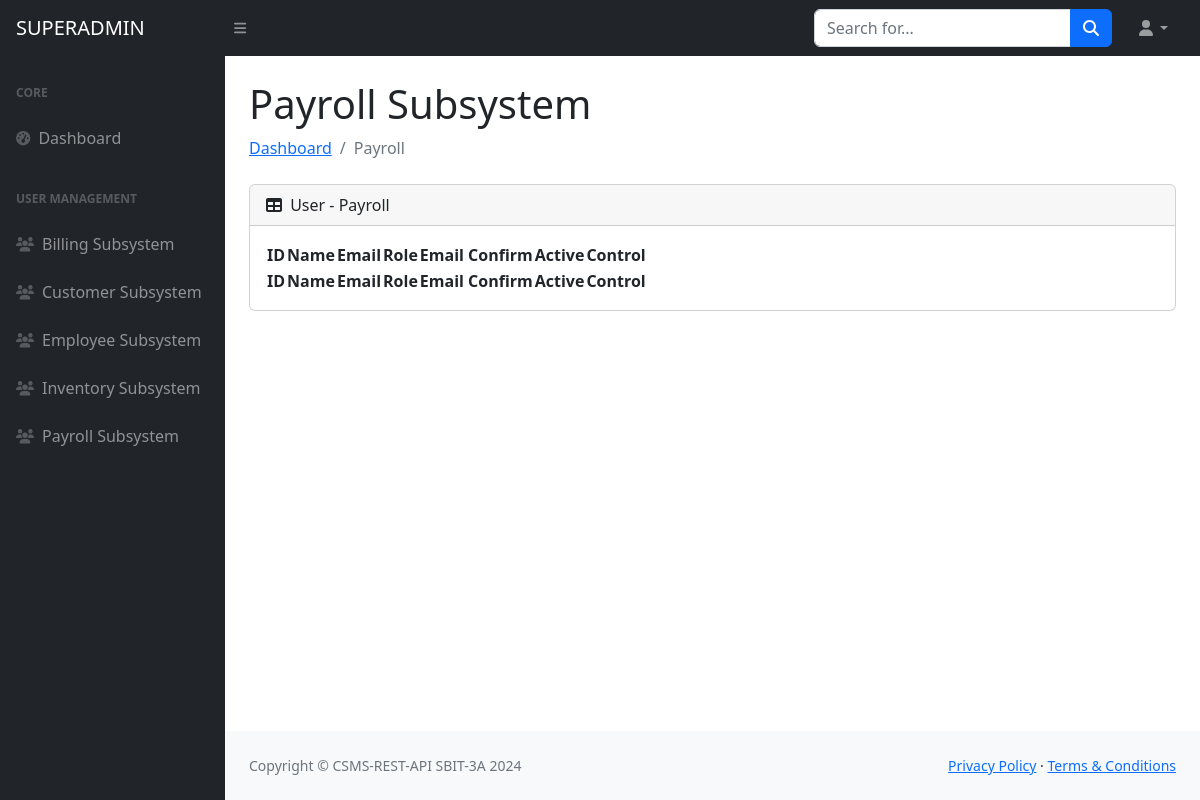
/superadmin/payroll, run on an earlier commit of the app's database.
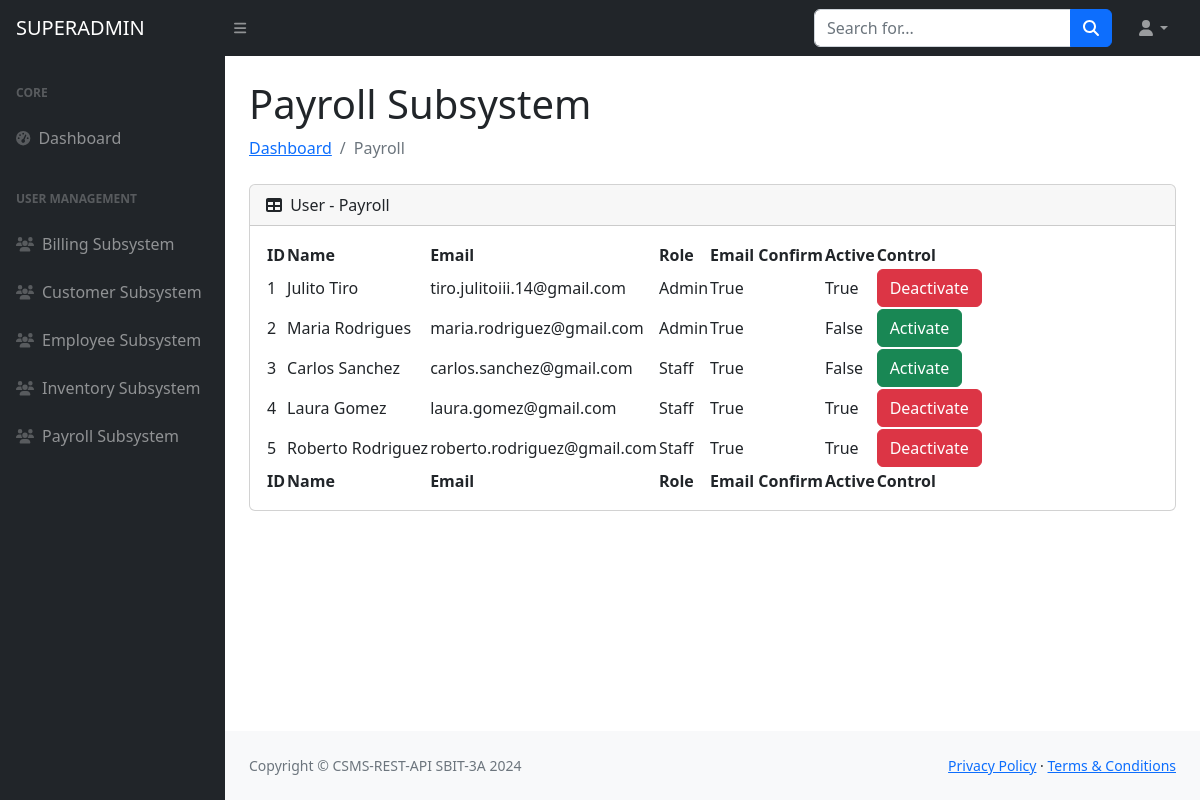
And on a later commit of the database.
### models/ccsms_models.py (models this page shows)
class PayrollAdminLogin(db.Model):
    __tablename__ = "billing_admin_login_tbl"
    login_id = db.Column(db.Integer, primary_key=True)
    name = db.Column(db.String(50), nullable=True)
    email = db.Column(db.String(100), unique=True, nullable=False)
    password = db.Column(db.String(200), nullable=False)
    role = db.Column(db.String(50), nullable=False)
    is_active = db.Column(db.Boolean, default=False)
    email_confirm = db.Column(db.Boolean, default=False)

### routes/superadmin_routes.py (the view)
@superadmin_api.get("/superadmin/payroll")
def payroll_superadmin():
    payroll_admin_logins = PayrollAdminLogin.query.all()
    result = [
        {
            "login_id": entry.login_id,
            "name": entry.name,
            "email": entry.email,
            "role": entry.role,
            "is_active": entry.is_active,
            "email_confirm": entry.email_confirm
        }
        for entry in payroll_admin_logins
    ]
    return render_template("payroll_tables.html", result=result)

### templates/payroll_tables.html (shortened to what this page needs)
{% from "bootstrap5/form.html" import render_form %} {% block content %}
{% include "header.html" %}
{% include "nav_bar.html" %}
{% include "side_nav_bar.html" %}
            <div id="layoutSidenav_content">
                <main>
                    <div class="container-fluid px-4">
                        <h1 class="mt-4">Payroll Subsystem</h1>
                        <ol class="breadcrumb mb-4">
                            <li class="breadcrumb-item"><a href="{{ url_for('superadmin_api.dashboard_superadmin') }}">Dashboard</a></li>
                            <li class="breadcrumb-item active">Payroll</li>
                        </ol>
                        <div class="card mb-4">
                            <div class="card-header">
                                <i class="fas fa-table me-1"></i>
                                User - Payroll
                            </div>
                            <div class="card-body">
                                <table id="datatablesSimple">
                                    <thead>
                                        <tr>
                                            <th>ID</th>
                                            <th>Name</th>
                                            <th>Email</th>
                                            <th>Role</th>
                                            <th>Email Confirm</th>
                                            <th>Active</th>
                                            <th>Control</th>
                                        </tr>
                                    </thead>
                                    <tfoot>
                                        <tr>
                                            <th>ID</th>
                                            <th>Name</th>
                                            <th>Email</th>
                                            <th>Role</th>
                                            <th>Email Confirm</th>
                                            <th>Active</th>
                                            <th>Control</th>
                                        </tr>
                                    </tfoot>
                                    <tbody>
                                       {% for entry in result|sort(attribute='login_id') %}
                                            <tr>
                                                <td>{{ entry.login_id }}</td>
                                                <td>{{ entry.name }}</td>
                                                <td>{{ entry.email }}</td>
                                                <td>{{ entry.role }}</td>
                                                <td>{{ entry.email_confirm }}</td>
                                                <td>{{ entry.is_active }}</td>
                                                <td>
                                                    {% if entry.is_active %}
                                                        <button onclick="confirmDeactivate('{{ entry.login_id }}')" class="btn btn-danger">Deactivate</button>
                                                    {% else %}
                                                        <button onclick="confirmActivate('{{ entry.login_id }}')" class="btn btn-success">Activate</button>
                                                    {% endif %}
                                                </td>
                                            </tr>
                                        {% endfor %}
                                    </tbody>
                                </table>
                            </div>
                        </div>
                    </div>
                </main>
{% include "footer.html" %} {% endblock %}

What changed in the data, as far as the page shows it:
added PayrollAdminLogin: login_id "1", name "Julito Tiro", email "tiro.julitoiii.14@gmail.com", role "Admin", email_confirm "True", is_active "True"
added PayrollAdminLogin: login_id "2", name "Maria Rodrigues", email "maria.rodriguez@gmail.com", role "Admin", email_confirm "True", is_active "False"
added PayrollAdminLogin: login_id "3", name "Carlos Sanchez", email "carlos.sanchez@gmail.com", role "Staff", email_confirm "True", is_active "False"
added PayrollAdminLogin: login_id "4", name "Laura Gomez", email "laura.gomez@gmail.com", role "Staff", email_confirm "True", is_active "True"
added PayrollAdminLogin: login_id "5", name "Roberto Rodriguez", email "roberto.rodriguez@gmail.com", role "Staff", email_confirm "True", is_active "True"
